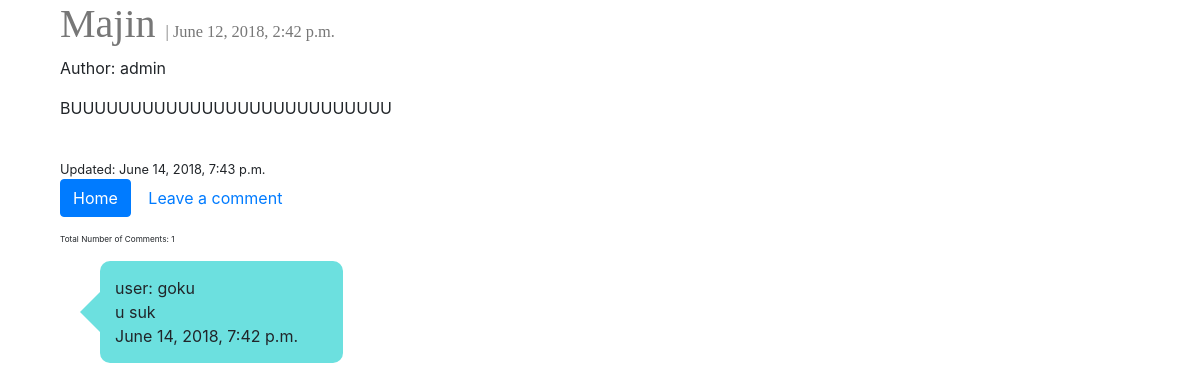
The app's page /posts/99/, older data.
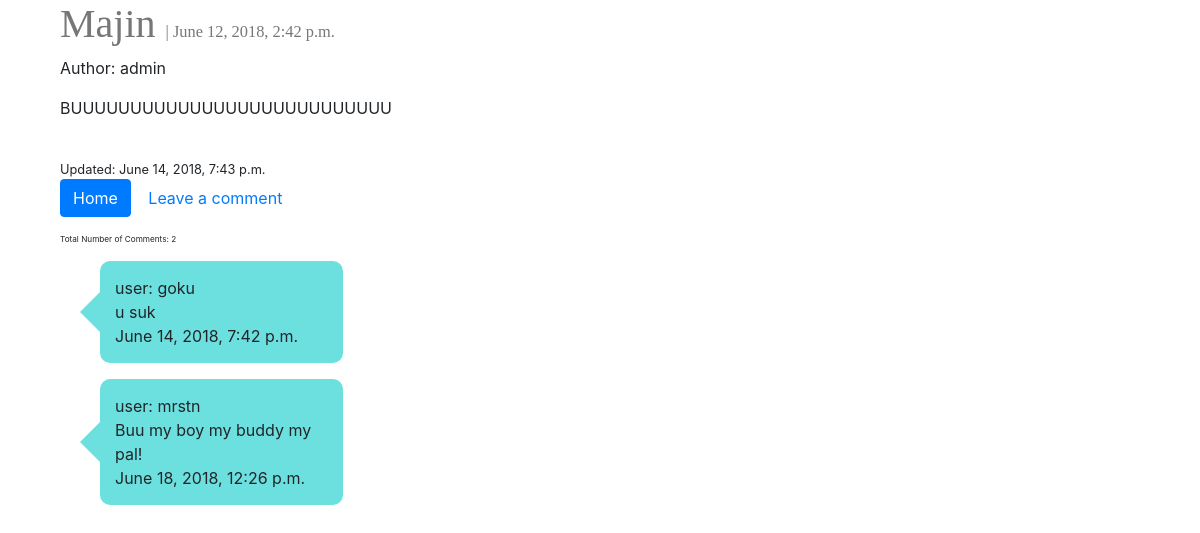
The same page, newer data.
### posts/models.py (models this page shows, shortened)
class Comment(models.Model):
	post = models.ForeignKey(Post, related_name='comments',on_delete=models.CASCADE)
	timestamp = models.DateTimeField(auto_now_add=True, blank=True)
	user = models.CharField(max_length=250)
	content = models.TextField()
	image = models.ImageField(
		upload_to=upload_location,
		null=True,
		blank = True,
		width_field="width_field",
		height_field="height_field")
	approved = models.BooleanField(default=False)
	def approved(self):
		self.approved = True
		self.save()

### posts/views.py (the view)
# urls.py: re_path(r'(?P<id>\d+)/', post_detail, name='detail'),
def post_detail(request, id=None): #retrieve
	instance = get_object_or_404(Post, id=id)
	comments= Comment.objects.filter(post = id)
	context ={
		"title": instance.title,
		"instance": instance,
		"comments":comments,
	}
	return render(request, "post_detail.html",context)

### templates/post_detail.html (shortened to what this page needs)
{% extends "base.html" %}2
{%block content%}
<div class='col-sm-6 col-sm-offset-3'>
<h1> {{title}} <small><small><small><small>| {{instance.timestamp}}</small></small></small></small> </h1>
<p> Author: {{instance.user}} </p>
{{instance.content|linebreaks}}<br/>
<small>Updated: {{instance.updated}}</small><br/>
<div>
	<p><a href="/posts" class="btn btn-primary" role="button">Home</a>
	<a href="{{obj.get_absolute_url}}comment/"class = "btn" role="button">Leave a comment</a>
	</p>
</div>
<small><small><small><p> Total Number of Comments: {{comments.count}}</p></small></small></small>
<div class=bubble>
{%for comment in comments %}
	<div class='row'>
    <div class='col-sm-12'>
        <div class='thumbnail'>
	    	<div class="bubble">
				<ul>
					<li>
						user: {{comment.user}}<br/>
						{{comment.content}}<br/>
						{{comment.timestamp}}<br/>
					</li>
				</ul>
			</div>
        </div>
    </div>
</div>
{%empty%}
	<p>There are no comments for this post</p>
{%endfor%}
</div>
{%endblock content%}

Row changes from the older to the newer data that the page shows:
added Comment: user "mrstn", content "Buu my boy my buddy my pal!", timestamp "June 18, 2018, 12:26 p.m."
Text that changed along with them:
{{ comments.count }}: "1" → "2"
